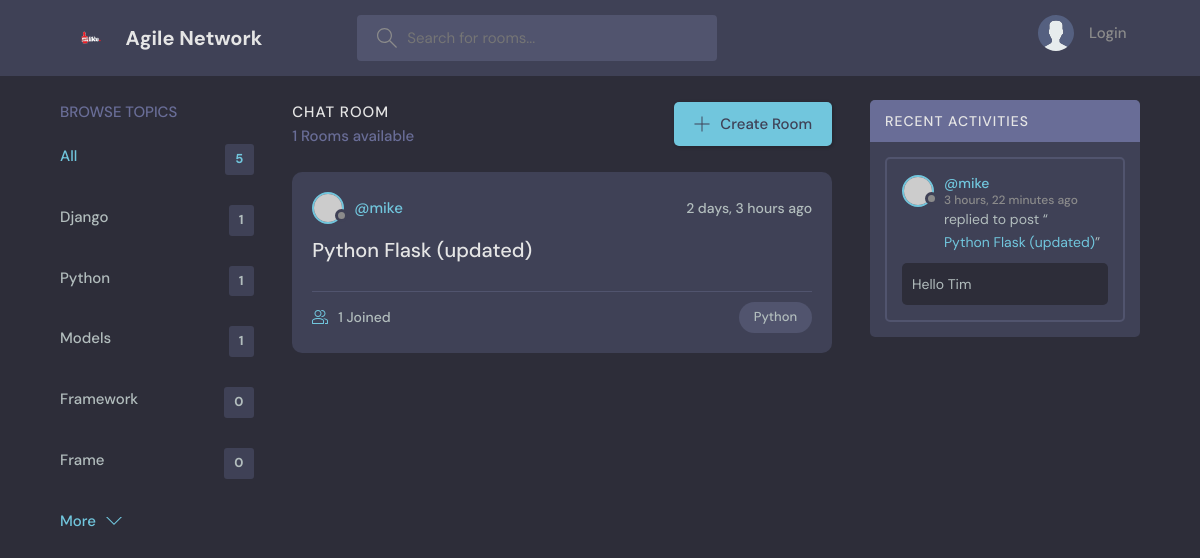
Page /?q=Python on the committed database.
### base/models.py (models this page shows, shortened)
class Topic(models.Model):
    name = models.CharField(max_length=200)

class Room(models.Model):
    host = models.ForeignKey(User, on_delete=models.SET_NULL, null=True)
    topic = models.ForeignKey(Topic, on_delete=models.SET_NULL, null=True)
    name = models.CharField(max_length=200)
    description = models.TextField(null=True, blank=True)
    participants = models.ManyToManyField(User, related_name='participants', blank=True)
    updated = models.DateTimeField(auto_now=True)
    created = models.DateTimeField(auto_now_add=True)
    class Meta:
        ordering = ['-updated', '-created']
    def __str__(self):
        return self.name

class Message(models.Model):
    user = models.ForeignKey(User, on_delete=models.CASCADE)
    room = models.ForeignKey(Room, on_delete=models.CASCADE)
    body = models.TextField()
    updated = models.DateTimeField(auto_now=True)
    created = models.DateTimeField(auto_now_add=True)
    class Meta:
        ordering = ['-updated', '-created']

### base/views.py (the view)
# urls.py: 2. Add a URL to urlpatterns:  path('', views.home, name='home')
def home(request):
    q = request.GET.get('q') if request.GET.get('q') != None else ''
    rooms = Room.objects.filter(
        Q(topic__name__icontains=q) |
        Q(name__icontains=q) |
        Q(description__icontains=q)
        )
    topics = Topic.objects.all()
    room_count = rooms.count()
    room_messages = Message.objects.filter(Q(room__topic__name__icontains=q))
    context = {'rooms': rooms, 'topics': topics, 'room_count': room_count, 'room_messages': room_messages}
    return render(request, 'base/home.html', context)

### base/templates/base/home.html (shortened to what this page needs)
  {% extends 'main.html' %}
  {% block content %}
   <main class="layout layout--3">
      <div class="container">
        {% include 'base/topics.html' %}
        <div class="roomList">
          <div class="roomList__header">
            <div>
              <h2>Chat Room</h2>
              <p>{{room_count}} Rooms available</p>
            </div>
            <a class="btn btn--main" href="{% url 'create-room' %}">
              <svg version="1.1" xmlns="http://www.w3.org/2000/svg" width="32" height="32" viewBox="0 0 32 32">
                <title>add</title>
                <path
                  d="M16.943 0.943h-1.885v14.115h-14.115v1.885h14.115v14.115h1.885v-14.115h14.115v-1.885h-14.115v-14.115z"
                ></path>
              </svg>
              Create Room
            </a>
          </div>
          {% include 'base/feeds.html' %}
        </div>
         {% include 'base/activities.html' %}
      </div>
    </main>
  {% endblock content %}

### base/templates/base/topics.html
<div class="topics">
    <div class="topics__header">
      <h2>Browse Topics</h2>
    </div>
    <ul class="topics__list">
      <li>
        <a href="{% url 'home' %}" class="active">All <span>{{topics.count}}</span></a>
      </li>
      {% for topic in topics %}
      <li>
        <a href="{% url 'home' %}?q={{topic.name}}">{{topic.name}} <span>{{topic.room_set.all.count}}</span></a>
      </li>
      {% endfor %}
    </ul>
    <a class="btn btn--link" href="{% url 'topics' %}">
      More
      <svg version="1.1" xmlns="http://www.w3.org/2000/svg" width="32" height="32" viewBox="0 0 32 32">
        <title>chevron-down</title>
        <path d="M16 21l-13-13h-3l16 16 16-16h-3l-13 13z"></path>
      </svg>
    </a>
  </div>

### base/templates/base/feeds.html (shortened to what this page needs)
{% for room in rooms %}
<div class="roomListRoom">
    <div class="roomListRoom__header">
      <a href="{% url 'user-profile' room.host.id %}" class="roomListRoom__author">
        <div class="avatar avatar--small">
          <img src="https://randomuser.me/api/portraits/women/11.jpg" />
        </div>
        <span>@{{room.host.username}}</span>
      </a>
      <div class="roomListRoom__actions">
        <span>{{room.created | timesince}} ago</span>
      </div>
    </div>
    <div class="roomListRoom__content">
      <a href="{% url 'room' room.id %}">{{room.name}}</a>
    </div>
    <div class="roomListRoom__meta">
      <a href="{% url 'room' room.id %}" class="roomListRoom__joined">
        {{room.participants.all.count}} Joined
      </a>
      <p class="roomListRoom__topic">{{room.topic.name}}</p>
    </div>
  </div>
{% endfor %}

### base/templates/base/activities.html (shortened to what this page needs)
<div class="activities">
    <div class="activities__header">
      <h2>Recent Activities</h2>
    </div>
    {% for message in room_messages %}
    <div class="activities__box">
      <div class="activities__boxHeader roomListRoom__header">
        <a href="{% url 'user-profile' message.user.id %}" class="roomListRoom__author">
          <div class="avatar avatar--small">
            <img src="https://randomuser.me/api/portraits/women/11.jpg" />
          </div>
          <p>
            @{{message.user}}
            <span>{{message.created | timesince}} ago</span>
          </p>
        </a>
      </div>
      <div class="activities__boxContent">
        <p>replied to post “<a href="{% url 'room' message.room.id %}">{{message.room}}</a>”</p>
        <div class="activities__boxRoomContent">
          {{message.body}}
        </div>
      </div>
    </div>
    {% endfor %}
  </div>

### rows in the picture
Topic: name "Django", room_set.all.count "1"
Topic: name "Python", room_set.all.count "1"
Topic: name "Models", room_set.all.count "1"
Topic: name "Framework", room_set.all.count "0"
Topic: name "Frame", room_set.all.count "0"
Room: host.username "mike", created "2 days, 3 hours", name "Python Flask (updated)", participants.all.count "1", topic.name "Python"
Message: user "mike", created "3 hours, 22 minutes", room "Python Flask (updated)", body "Hello Tim"

### other values in the picture
{{ topics.count }} "5"
{{ room_count }} "1"
